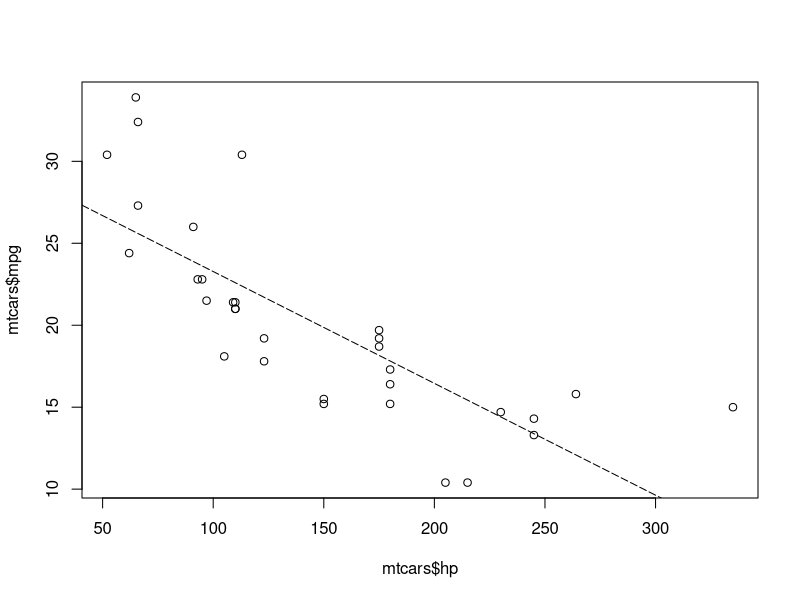
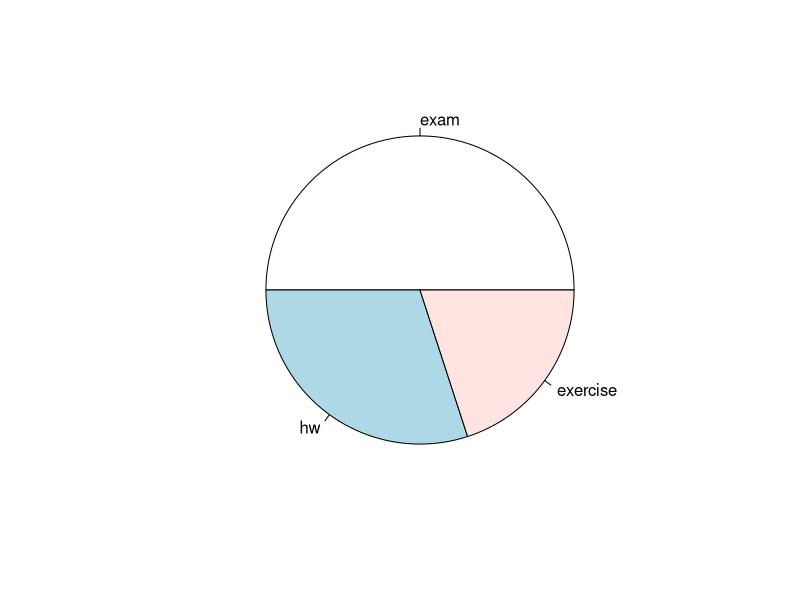
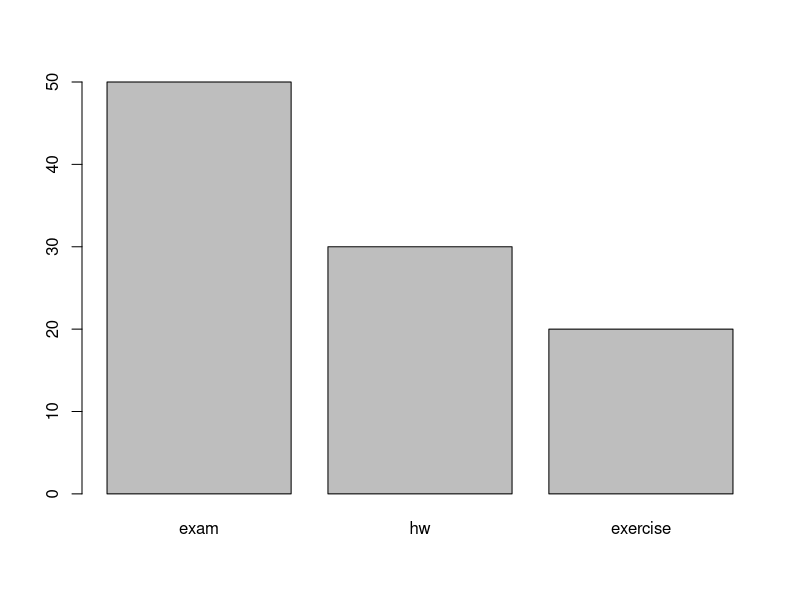
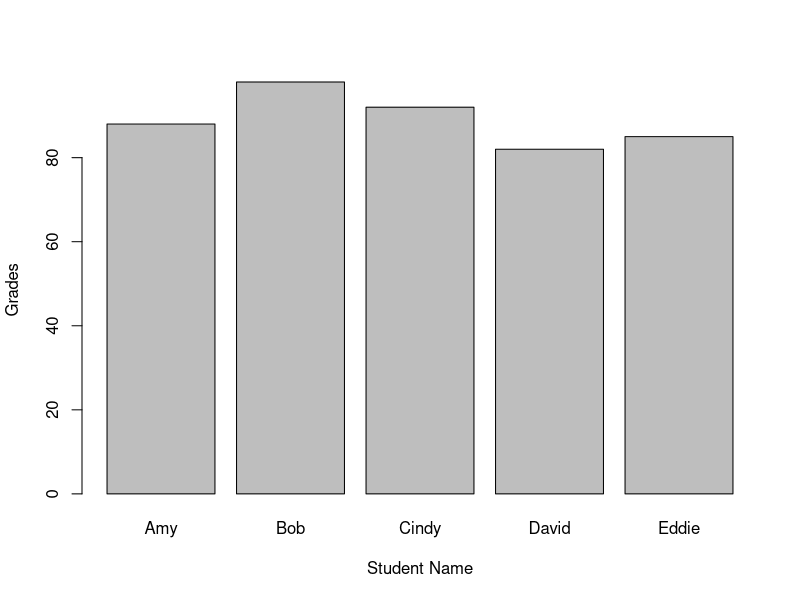
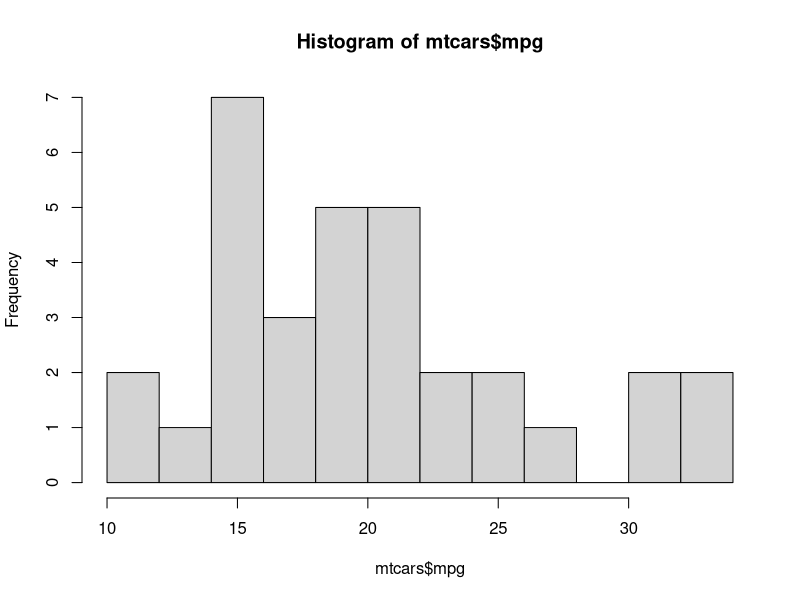
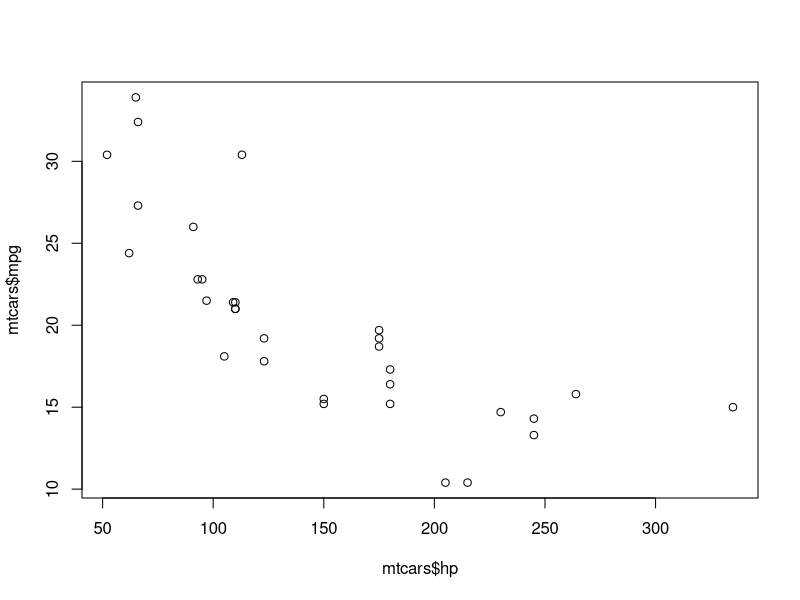

Generate these figures, in order, with R:
data(mtcars)
#-----------------------------------
#Best Fit Line


plot(mtcars$hp, mtcars$mpg) # hp= x-axis, mpg=y-axis

fit = lm(mpg~hp, data=mtcars) #mpg is y-axis, hp is x-axis

abline(fit,lty=5) # Plot the best fit line

#------------------------------

#Pie Chart
scoring = c(exam=50,hw=30,exercise=20)
pie(scoring)

#---------------------------------------------
#Bar Plot

barplot(scoring)
#--------------
#Bar Plot labeled by name

name <- c("Amy","Bob","Cindy","David","Eddie")
grade <- c(88,98,92,82,85)
students <- data.frame(name,grade)

barplot(grade~name,data=students,xlab="Student Name",ylab="Grades")
#-------------------------------------------------------------
#Histogram

hist(mtcars$mpg, breaks=10) #10 blocks
#------------------------
#Scatter Plot

plot(mtcars$hp, mtcars$mpg) # hp= x-axis, mpg=y-axis
